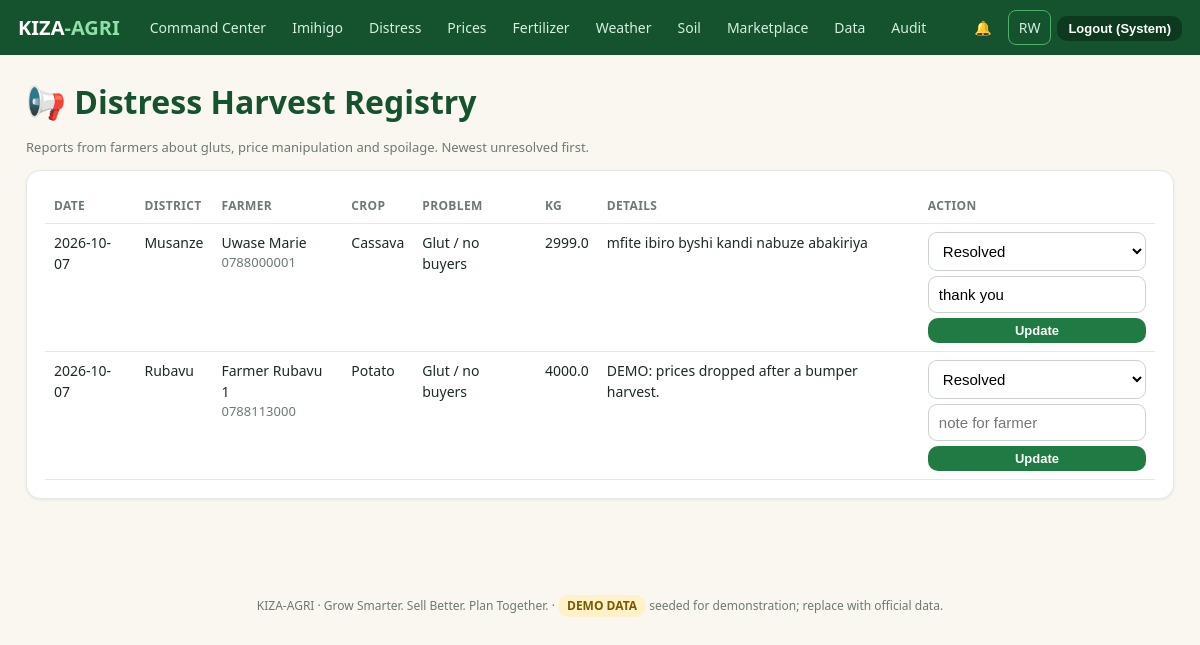
The page /distress/inbox (signed in) on the database its author committed.
### tables this page shows
CREATE TABLE users(id INTEGER PRIMARY KEY, name TEXT NOT NULL, email TEXT UNIQUE NOT NULL, phone TEXT, pw_hash TEXT NOT NULL,
  role TEXT NOT NULL CHECK(role IN ('farmer','buyer','extension','government','admin')), district TEXT, sector TEXT, lang TEXT DEFAULT 'en',
  status TEXT DEFAULT 'active', created_at TEXT DEFAULT CURRENT_TIMESTAMP);

CREATE TABLE distress_reports(id INTEGER PRIMARY KEY, farmer_id INTEGER REFERENCES users(id), district TEXT, crop TEXT, kind TEXT, qty_kg REAL,
  details TEXT, status TEXT DEFAULT 'New', officer_note TEXT, created_at TEXT DEFAULT CURRENT_TIMESTAMP);

### app.py (the view, shortened to what this page needs)
@app.route("/distress/inbox", methods=["GET", "POST"])
@need(*STAFF)
def distress_inbox():
    rows = Q("SELECT d.*, u.name farmer, u.phone FROM distress_reports d JOIN users u ON u.id=d.farmer_id ORDER BY CASE d.status WHEN 'New' THEN 0 WHEN 'Reviewing' THEN 1 ELSE 2 END, d.id DESC")
    return render_template("distress_inbox.html", rows=rows)

### app.py (called while the page is built)
def _c():
    if "db" not in g: g.db = db.conn()
    return g.db

def Q(sql, a=()): return [dict(r) for r in _c().execute(sql, a).fetchall()]

def Q1(sql, a=()): r = _c().execute(sql, a).fetchone(); return dict(r) if r else None

@app.teardown_appcontext
def _close(e):
    if "db" in g: g.db.close()

def me(): return Q1("SELECT * FROM users WHERE id=?", (session["uid"],)) if session.get("uid") else None

def need(*roles):
    def deco(f):
        @wraps(f)
        def w(*a, **k):
            u = me()
            if not u or u["status"] != "active": session.clear(); return redirect("/login")
            if roles and u["role"] not in roles: abort(403)
            g.user = u; return f(*a, **k)
        return w
    return deco

@app.before_request
def csrf():
    if "csrf" not in session: session["csrf"] = secrets.token_hex(16)
    if request.method == "POST" and request.form.get("_csrf") != session["csrf"]:
        flash("Your page expired. Please try again.", "err")
        return redirect(request.path if request.path in ("/login", "/register") else (request.referrer or "/login"))

def tr(k): return RW.get(k, k) if session.get("lang") == "rw" else k

@app.context_processor
def ctx():
    u = me()
    n = Q1("SELECT COUNT(*) c FROM notifications WHERE user_id=? AND is_read=0", (u["id"],))["c"] if u else 0
    demo = bool(Q1("SELECT 1 x FROM market_prices WHERE source LIKE '%DEMO%' LIMIT 1") or
                Q1("SELECT 1 x FROM weather WHERE is_demo=1 LIMIT 1") or
                Q1("SELECT 1 x FROM soil_profiles WHERE is_demo=1 LIMIT 1"))
    return {"is_demo": demo, "user": u, "unread": n, "today": TODAY(), "t": tr, "lang": session.get("lang", "en"), "homes": HOME}

### db.py (called while the page is built)
def conn():
    c = sqlite3.connect(DB)
    c.row_factory = sqlite3.Row
    c.execute("PRAGMA foreign_keys=ON")
    return c

### templates/distress_inbox.html
{% extends 'base.html' %}{% block body %}<h1>📢 Distress Harvest Registry</h1><p class="mut">Reports from farmers about gluts, price manipulation and spoilage. Newest unresolved first.</p>
<div class="card tw"><table><tr><th>Date</th><th>District</th><th>Farmer</th><th>Crop</th><th>Problem</th><th>Kg</th><th>Details</th><th>Action</th></tr>{% for r in rows %}<tr><td>{{r.created_at[:10]}}</td><td>{{r.district}}</td><td>{{r.farmer}}<div class="mut">{{r.phone}}</div></td><td>{{r.crop}}</td><td>{{r.kind}}</td><td>{{r.qty_kg|round}}</td><td>{{r.details}}</td>
<td><form method="post" style="display:grid;gap:5px">{{ csrf_input() }}<input type="hidden" name="id" value="{{r.id}}"><select name="status">{% for s in ['New','Reviewing','Resolved'] %}<option {{ 'selected' if s==r.status }}>{{s}}</option>{% endfor %}</select><input name="note" placeholder="note for farmer" value="{{r.officer_note or ''}}"><button class="sm">Update</button></form></td></tr>{% else %}<tr><td colspan="8" class="mut">No reports.</td></tr>{% endfor %}</table></div>{% endblock %}

### templates/base.html (shortened to what this page needs)
<!doctype html><html lang="en"><head><link rel="stylesheet" href="/static/style.css"></head><body>
<nav><a class="brand" href="/">KIZA<b>-AGRI</b></a>
{% if user %}{% set r = user.role %}
{% if r in ('extension','government','admin') %}<a class="l" href="/gov">{{ t('Command Center') }}</a><a class="l" href="/imihigo">Imihigo</a><a class="l" href="/distress/inbox">Distress</a><a class="l" href="/prices">{{ t('Prices') }}</a><a class="l" href="/rules">{{ t('Fertilizer') }}</a><a class="l" href="/weather">{{ t('Weather') }}</a><a class="l" href="/soil">{{ t('Soil') }}</a><a class="l" href="/market">{{ t('Marketplace') }}</a>{% endif %}
{% if r in ('government','admin') %}<a class="l" href="/admin/data">{{ t('Data') }}</a>{% endif %}{% if r=='admin' %}<a class="l" href="/audit">Audit</a>{% endif %}
<a class="l" href="/notifications">🔔{% if unread %} <span class="badge">{{unread}}</span>{% endif %}</a>
<a class="l" href="/lang/{{ 'en' if lang=='rw' else 'rw' }}" style="border:1px solid #4cb06a">{{ 'EN' if lang=='rw' else 'RW' }}</a>
<form method="post" action="/logout">{{ csrf_input() }}<button class="sm" style="background:#0d3a1f">{{ t('Logout') }} ({{ user.name.split()[0] }})</button></form>
{% else %}<span class="sp"></span><a class="l" href="/lang/{{ 'en' if lang=='rw' else 'rw' }}">{{ 'EN' if lang=='rw' else 'RW' }}</a><a class="l" href="/login">{{ t('Login') }}</a><a class="btn sm" href="/register">{{ t('Register') }}</a>{% endif %}</nav>
<main>{% for c,m in get_flashed_messages(with_categories=true) %}<div class="flash {{c}}">{{m}}</div>{% endfor %}{% block body %}{% endblock %}</main>
<footer>KIZA-AGRI · Grow Smarter. Sell Better. Plan Together. · {% if is_demo %}<span class="tag demo">DEMO DATA</span> seeded for demonstration; replace with official data.{% else %}Data loaded by administrators from official sources.{% endif %}</footer></body></html>

### static/style.css (style rules this page uses)
:root { --g1:#14532d;--g2:#1f7a43;--g3:#4cb06a;--g4:#e8f5ec;--earth:#8a5a2b;--sand:#faf7f0;--ink:#1d2b24;--mut:#6b7a72;--warn:#e6a118;--bad:#d64545;--ok:#2e9e5b;--line:#e3e8e4 }
* { box-sizing:border-box }
body { margin:0;font:16px/1.5 system-ui,Segoe UI,Roboto,sans-serif;color:var(--ink);background:var(--sand) }
a { color:var(--g2) }
h1,h2,h3 { line-height:1.2;margin:.2em 0 .5em;color:var(--g1) }
nav { background:var(--g1);color:#fff;display:flex;align-items:center;gap:6px;padding:10px 18px;flex-wrap:wrap;position:sticky;top:0;z-index:5 }
nav .brand { font-weight:800;font-size:20px;color:#fff;text-decoration:none;margin-right:14px }
nav .brand b { color:#8ee0a6 }
nav a.l { color:#d6efe0;text-decoration:none;padding:6px 10px;border-radius:8px;font-size:14px }
nav form { display:inline }
main { max-width:1180px;margin:0 auto;padding:22px 16px 60px }
.card { background:#fff;border:1px solid var(--line);border-radius:14px;padding:18px;margin-bottom:16px;box-shadow:0 1px 3px #0001 }
.btn,button { background:var(--g2);color:#fff;border:0;border-radius:10px;padding:9px 16px;font-size:15px;cursor:pointer;text-decoration:none;display:inline-block;font-weight:600 }
.btn.sm,button.sm { padding:5px 11px;font-size:13px }
input,select { padding:9px 10px;border:1px solid #c9d3cc;border-radius:9px;font-size:15px;width:100%;background:#fff }
table { width:100%;border-collapse:collapse;font-size:14px }
th,td { padding:8px 9px;border-bottom:1px solid var(--line);text-align:left;vertical-align:top }
th { color:var(--mut);font-size:12px;text-transform:uppercase;letter-spacing:.03em }
.tw { overflow-x:auto }
.tag { display:inline-block;padding:2px 9px;border-radius:99px;font-size:12px;font-weight:700;background:var(--g4);color:var(--g1) }
.tag.demo { background:#fff1c9;color:#7a5a00 }
.mut { color:var(--mut);font-size:13px }
footer { text-align:center;color:var(--mut);font-size:12px;padding:20px }

### rows shown on the page
users: name "System"
distress_reports: created_at "2026-10-07", district "Musanze", farmer "Uwase Marie", phone "0788000001", crop "Cassava", kind "Glut / no buyers", qty_kg "2999.0", details "mfite ibiro byshi kandi nabuze abakiriya", note "thank you"
distress_reports: created_at "2026-10-07", district "Rubavu", farmer "Farmer Rubavu 1", phone "0788113000", crop "Potato", kind "Glut / no buyers", qty_kg "4000.0", details "DEMO: prices dropped after a bumper harvest."

### other values the page prints
{{ t('Command Center') }} "Command Center"
{{ t('Prices') }} "Prices"
{{ t('Fertilizer') }} "Fertilizer"
{{ t('Weather') }} "Weather"
{{ t('Soil') }} "Soil"
{{ t('Marketplace') }} "Marketplace"
{{ t('Data') }} "Data"
{{ 'EN' if lang=='rw' else 'RW' }} "RW"
{{ t('Logout') }} "Logout"
form field status "Resolved"
